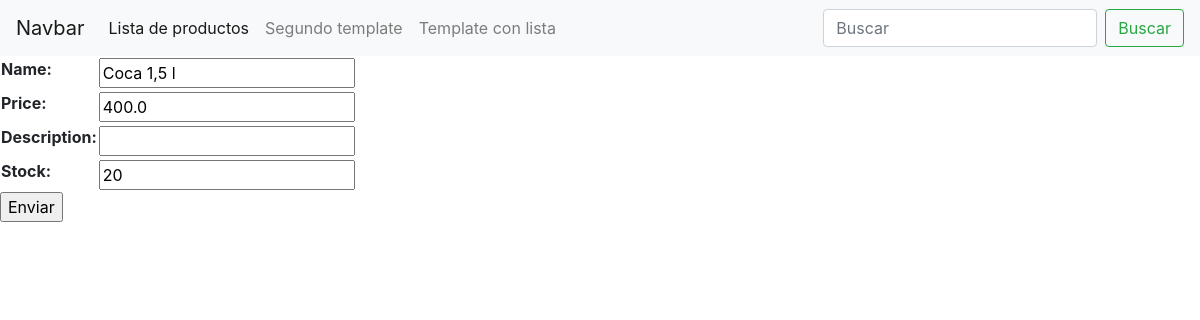
/products/update-product/2/, run on an earlier commit of the app's database.
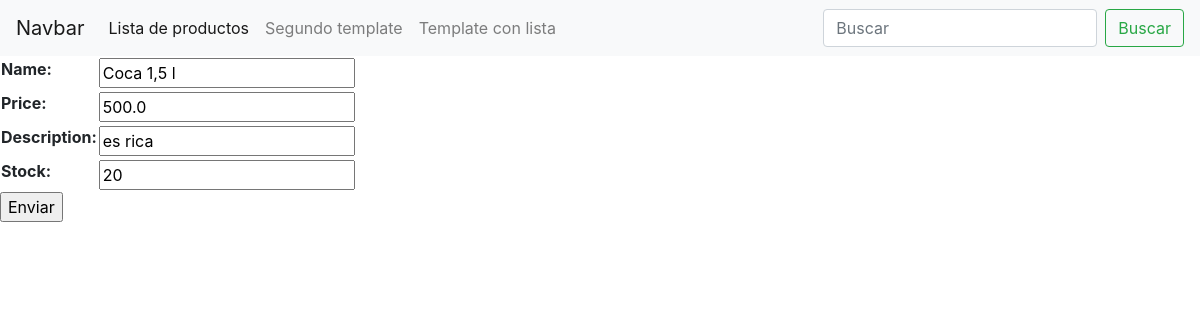
And on a later commit of the database.
### products/models.py (models this page shows, shortened)
class Products(models.Model):
    name= models.CharField(max_length=40)
    price= models.FloatField()
    description= models.CharField(max_length=200, null=True, blank=True)
    is_active=models.BooleanField(default=True)
    creation_date=models.DateField(auto_now_add=True,null=True,blank=True)
    stock=models.IntegerField()
    class Meta:
        verbose_name= "Product"
        verbose_name_plural= "Products"

### products/views.py (the view)
# urls.py: path("update-product/<int:pk>/",update_product,name="update-product"),
def update_product(request, pk):
    if request.method=="POST":
        form=Formulario_productos(request.POST)
        if form.is_valid():
            product= Products.objects.get(id=pk)
            product.name=form.cleaned_data["name"]
            product.description=form.cleaned_data["description"]
            product.price=form.cleaned_data["price"]
            product.stock=form.cleaned_data["stock"]
            product.save()
            return redirect(list_products)
    elif request.method=="GET":
        product=Products.objects.get(id=pk)
        form=Formulario_productos(initial={
            "name":product.name,
            "price":product.price,
            "description":product.description,
            "stock":product.stock})
        context={"form":form}
        return render(request,"products/update_product.html",context=context)

### products/forms.py
class Formulario_productos(forms.Form):
    name=forms.CharField(max_length=40)
    price=forms.FloatField()
    description=forms.CharField(max_length=200)
    stock=forms.IntegerField()

### templates/products/update_product.html (shortened to what this page needs)
{% extends 'base.html' %}
{% block contenido_que_cambia %}
<form action="" method="POST">
<table>
    {{form.as_table}}
</table>
<p><input type="submit" value="Enviar"></p>
</form>
{% endblock %}

What changed in the data, as far as the page shows it:
changed Products "Coca 1,5 l": price "400.0" → "500.0"; description (not shown) → "es rica"
